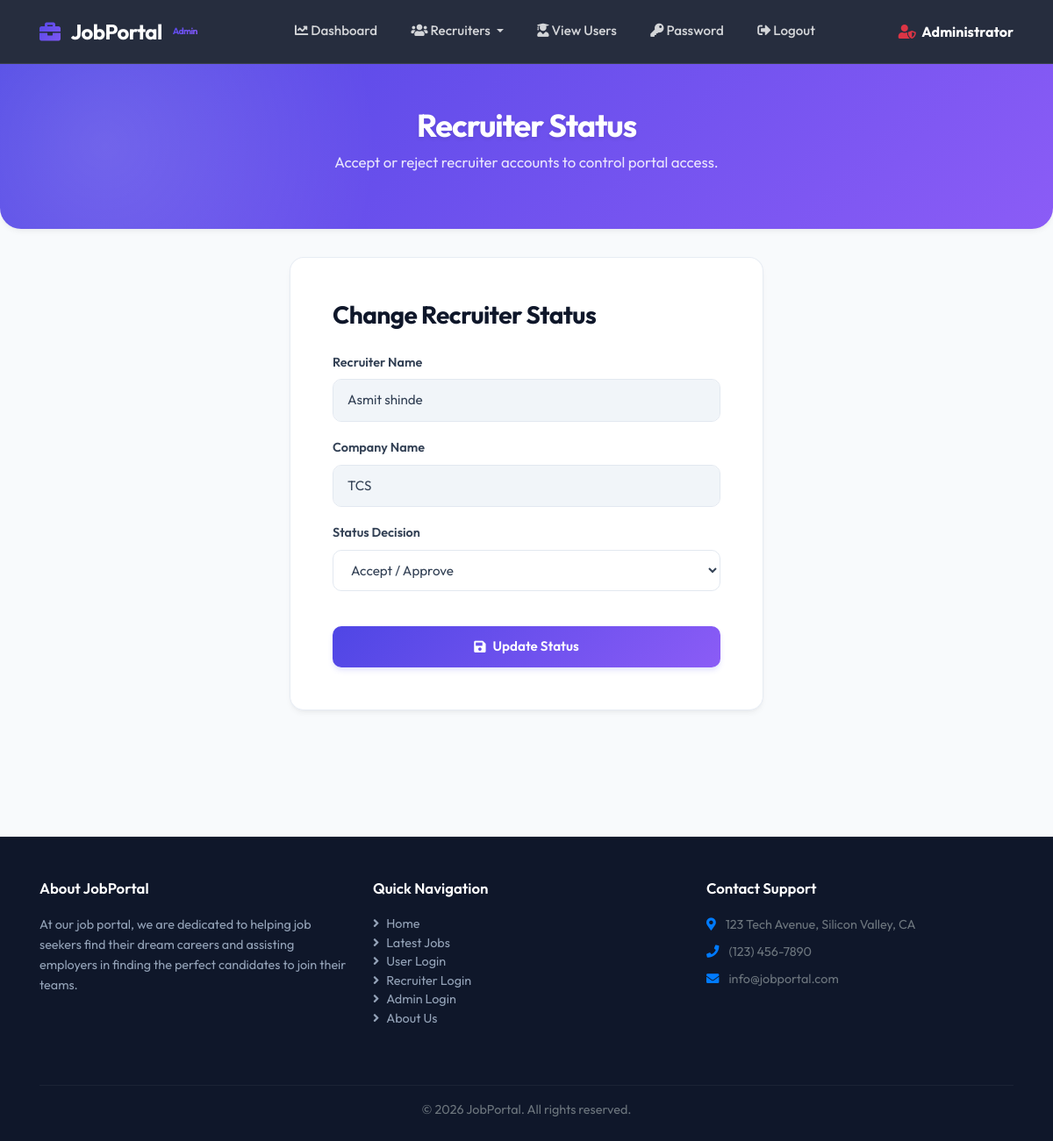
Screenshot of /change_status/14 (signed in) with the database file from the repository.
### jobportal/models.py (models this page shows, shortened)
class RecruiterUser(models.Model):
    user = models.ForeignKey(User, on_delete=models.CASCADE)
    mobile = models.CharField(max_length=15, null=True)
    image = models.FileField(null=True)
    gender = models.CharField(max_length=15, null=True)
    company = models.CharField(max_length=110, null=True)
    status = models.CharField(max_length=30, null=True)
    type = models.CharField(max_length=15, null=True)

### jobportal/views.py (the view, shortened to what this page needs)
# urls.py: path('change_status/<int:pid>', change_status, name='change_status'),
def change_status(request,pid):
    if not request.user.is_authenticated:
        return redirect('admin_login')
    error=""
    recruiter=RecruiterUser.objects.get(id=pid)
    d= {'recruiter':recruiter,  'error':error}
    return render(request,'change_status.html',d)

### jobportal/templates/change_status.html (shortened to what this page needs)
{% extends 'base.html' %}
{% load static %}
{% block body %}
    {% include 'admin_navigation.html' %}
    <div class="page-header-container animate-fade-in">
        <div class="container">
            <h1 class="page-header-title">Recruiter Status</h1>
            <p class="page-header-subtitle">Accept or reject recruiter accounts to control portal access.</p>
        </div>
    </div>
    <div class="container animate-fade-in" style="animation-delay: 0.1s; margin-bottom: 3rem;">
        <div class="row justify-content-center">
            <div class="col-md-6">
                <div class="card-custom p-4 p-md-5">
                    <h3 class="font-weight-bold mb-4" style="color: var(--secondary); letter-spacing: -0.02em;">Change Recruiter Status</h3>
                    <form method="post">
                        <div class="form-group">
                            <label>Recruiter Name</label>
                            <input type="text" class="form-control" name="username" value="{{ recruiter.user.first_name }} {{ recruiter.user.last_name }}" readonly style="background-color: #f1f5f9; cursor: not-allowed;">
                        </div>
                        <div class="form-group">
                            <label>Company Name</label>
                            <input type="text" class="form-control" value="{{ recruiter.company }}" readonly style="background-color: #f1f5f9; cursor: not-allowed;">
                        </div>
                        <div class="form-group">
                            <label for="status">Status Decision</label>
                            <select class="form-control" id="status" name="status">
                                <option value="Accept" {% if recruiter.status == "Accept" %}selected{% endif %}>Accept / Approve</option>
                            </select>
                        </div>
                        <button type="submit" class="btn-premium btn-block mt-4"><i class="fas fa-save mr-2"></i> Update Status</button>
                    </form>
                </div>
            </div>
        </div>
    </div>
{% endblock %}

### jobportal/templates/base.html (style rules this page uses)
:root { --primary: #4f46e5; --primary-hover: #4338ca; --secondary: #0f172a; --background: #f8fafc; --card-bg: rgba(255, 255, 255, 0.95); --text-main: #334155; --text-muted: #64748b; --accent-grad: linear-gradient(135deg, #4f46e5, #8b5cf6); --danger-grad: linear-gradient(135deg, #ef4444, #f43f5e); --success-grad: linear-gradient(135deg, #10b981, #059669); --border-radius: 16px; --shadow-sm: 0 1px 3px rgba(0,0,0,0.05); --shadow-md: 0 4px 6px -1px rgba(0,0,0,0.05), 0 2px 4px -1px rgba(0,0,0,0.03); --shadow-lg: 0 10px 15px -3px rgba(0,0,0,0.05), 0 4px 6px -2px rgba(0,0,0,0.03); --shadow-premium: 0 20px 25px -5px rgba(99, 102, 241, 0.1), 0 10px 10px -5px rgba(99, 102, 241, 0.04); }
body { font-family: 'Outfit', sans-serif; background-color: var(--background); color: var(--text-main); min-height: 100vh; display: flex; flex-direction: column; margin: 0; padding: 0; }
.form-control, .form-control-file { border-radius: 10px; border: 1px solid #e2e8f0; padding: 0.75rem 1rem; height: auto; font-size: 0.95rem; color: var(--text-main); background-color: #ffffff; transition: all 0.2s ease-in-out; }
label { font-weight: 600; font-size: 0.9rem; color: var(--text-main); margin-bottom: 0.5rem; }
.page-header-container { background: var(--accent-grad); color: #ffffff; padding: 3rem 0; text-align: center; border-radius: 0 0 24px 24px; box-shadow: var(--shadow-md); margin-bottom: 2rem; position: relative; overflow: hidden; }
.page-header-container::before { content: ''; position: absolute; top: -50%; left: -30%; width: 80%; height: 200%; background: radial-gradient(circle, rgba(255,255,255,0.15) 0%, transparent 60%); transform: rotate(-15deg); pointer-events: none; }
.page-header-title { font-size: 2.25rem; font-weight: 700; margin: 0; letter-spacing: -0.03em; text-shadow: 0 2px 4px rgba(0, 0, 0, 0.1); }
.page-header-subtitle { font-size: 1.05rem; color: rgba(255, 255, 255, 0.85); margin-top: 0.5rem; font-weight: 400; }
.card-custom { background: var(--card-bg); border-radius: var(--border-radius); border: 1px solid rgba(226, 232, 240, 0.8); box-shadow: var(--shadow-md); transition: all 0.3s cubic-bezier(0.4, 0, 0.2, 1); overflow: hidden; }
.btn-premium { background: var(--accent-grad); border: none; color: #ffffff; font-weight: 600; font-size: 0.95rem; padding: 0.75rem 1.5rem; border-radius: 10px; transition: all 0.2s ease; box-shadow: 0 4px 6px -1px rgba(99, 102, 241, 0.2); display: inline-flex; align-items: center; justify-content: center; }
.animate-fade-in { animation: fadeInUp 0.5s ease forwards; }

### rows the page displays
RecruiterUser: username "Asmit shinde", company "TCS", status "Accept / Approve"
